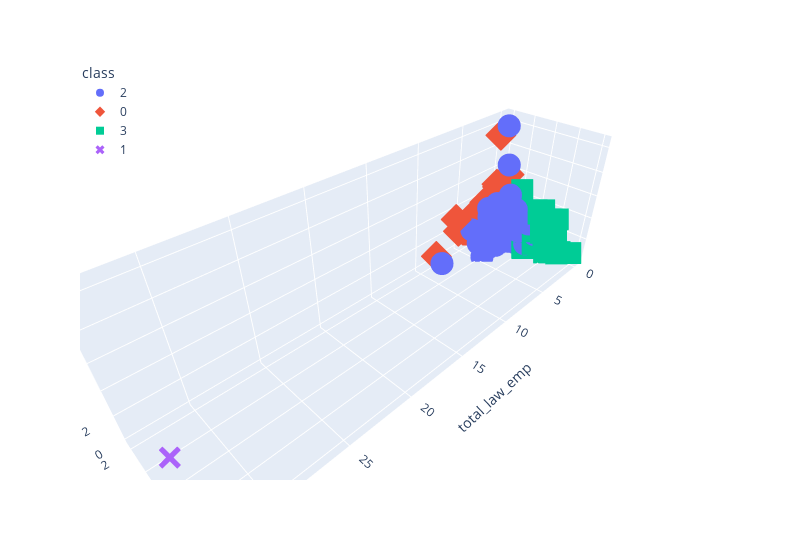

Write notebook code for a chart like this one.
### Code cell
# Plotting the clusters with three features
fig = px.scatter_3d(clusters_df, 
                    x="total_law_emp", 
#                     range_x=[min(clusters_df['total_law_emp']), max(clusters_df['total_law_emp'])/250],
                    y="median_HH_Income", 
                    z="crimes", 
                    color="class", 
                    symbol="class", 
#                     size="crime_to_pop_ratio",
                    width=800)
fig.update_layout(legend=dict(x=0,y=1))
fig.show()

### Figure 1 — Plotly figure (JSON) as saved in the notebook; plotly's stock layout.template omitted (floating-point values rounded to 4 significant figures; data arrays with more than 128 entries replaced by an {"elided": "..."} marker saying what was removed)
{"data": [{"hovertemplate": "class=2<br>total_law_emp=%{x}<br>median_HH_Income=%{y}<br>crimes=%{z}<extra></extra>", "legendgroup": "2", "marker": {"color": "#636efa", "symbol": "circle"}, "mode": "markers", "name": "2", "scene": "scene", "showlegend": true, "type": "scatter3d", "x": {"elided": "1164 float values"}, "y": {"elided": "1164 float values"}, "z": {"elided": "1164 float values"}}, {"hovertemplate": "class=0<br>total_law_emp=%{x}<br>median_HH_Income=%{y}<br>crimes=%{z}<extra></extra>", "legendgroup": "0", "marker": {"color": "#EF553B", "symbol": "diamond"}, "mode": "markers", "name": "0", "scene": "scene", "showlegend": true, "type": "scatter3d", "x": {"elided": "814 float values"}, "y": {"elided": "814 float values"}, "z": {"elided": "814 float values"}}, {"hovertemplate": "class=3<br>total_law_emp=%{x}<br>median_HH_Income=%{y}<br>crimes=%{z}<extra></extra>", "legendgroup": "3", "marker": {"color": "#00cc96", "symbol": "square"}, "mode": "markers", "name": "3", "scene": "scene", "showlegend": true, "type": "scatter3d", "x": {"elided": "240 float values"}, "y": {"elided": "240 float values"}, "z": {"elided": "240 float values"}}, {"hovertemplate": "class=1<br>total_law_emp=%{x}<br>median_HH_Income=%{y}<br>crimes=%{z}<extra></extra>", "legendgroup": "1", "marker": {"color": "#ab63fa", "symbol": "x"}, "mode": "markers", "name": "1", "scene": "scene", "showlegend": true, "type": "scatter3d", "x": [32.8], "y": [5.972], "z": [1.926]}], "layout": {"legend": {"title": {"text": "class"}, "tracegroupgap": 0, "x": 0, "y": 1}, "margin": {"t": 60}, "scene": {"domain": {"x": [0, 1], "y": [0, 1]}, "xaxis": {"title": {"text": "total_law_emp"}}, "yaxis": {"title": {"text": "median_HH_Income"}}, "zaxis": {"title": {"text": "crimes"}}}, "width": 800}}
